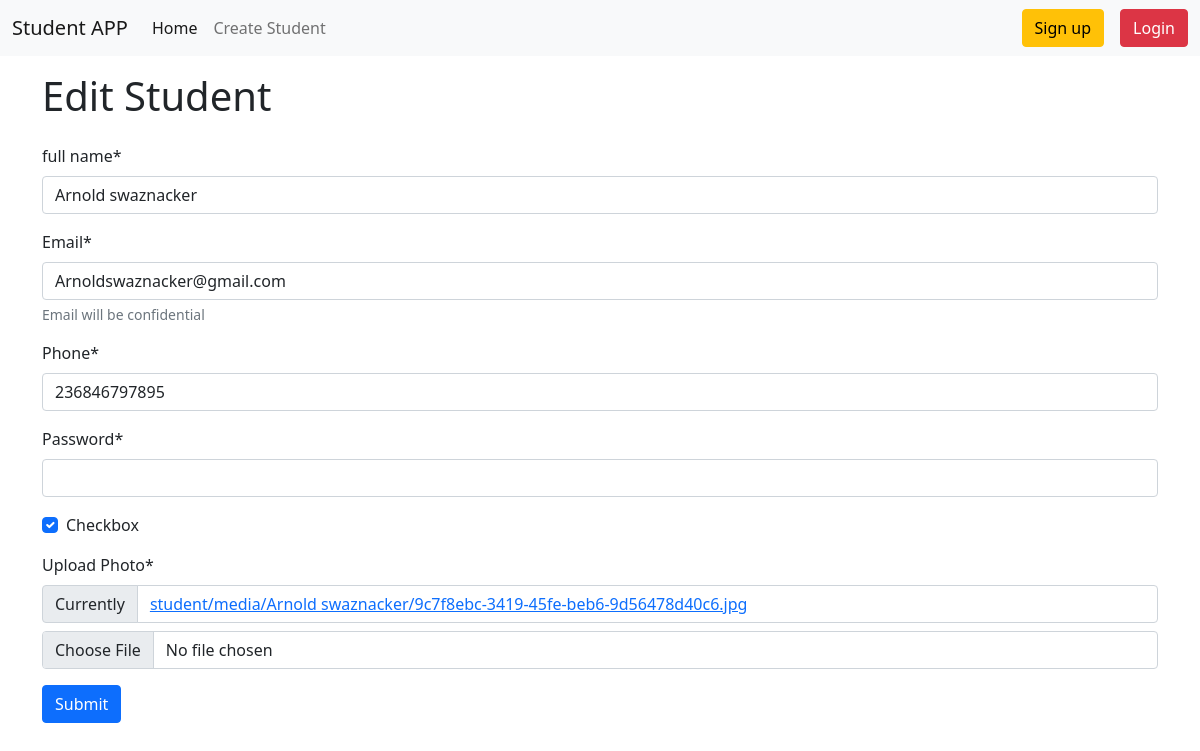
The page /edit/11/ on the database its author committed.
### student/models.py (models this page shows, shortened)
class Student(models.Model):
    name = models.CharField(max_length=200)
    email = models.EmailField()
    phone = models.CharField(max_length=50)
    password = models.CharField(max_length=50)
    checkbox = models.BooleanField()
    photo = models.ImageField(upload_to=student_directory_name,default=None, null=True)

### student/views.py (the view)
# urls.py: path('edit/<int:id>/',views.update_student, name = 'update_student'),
def update_student(request, id):
    student = models.Student.objects.get(id=id)
    form = forms.StudentForm(instance = student) #showing previous data on form
    if request.method == 'POST':
        form = forms.StudentForm(request.POST, request.FILES, instance=student)#capturing the post request
        if form.is_valid():
            form.save()
            messages.add_message(request, messages.SUCCESS, 'Student Profile Updated successfully.')
            return redirect('home')
    return render(request, 'student/create_student.html', {'form': form, 'edit': True})

### student/forms.py
class StudentForm(forms.ModelForm):
    password = forms.CharField(widget=forms.PasswordInput())
    class Meta:
        model = models.Student
        fields = '__all__'
        labels = {
            'name' : "full name",
            'photo' :"Upload Photo",
        }
        help_texts = {
            'email' : "Email will be confidential",
        }

### student/templates/student/create_student.html (shortened to what this page needs)
{% extends "base.html" %}
{%load crispy_forms_tags %}
{% block content %}
{% if edit %}
    <H1 class="py-3 container">
      Edit Student
    </h1>
    {% else %}
    <H1 class="py-3 container">
      Create New Student
    </h1>
    {% endif %}
    <form class="container" method="post" enctype="multipart/form-data" novalidate>
    {{ form | crispy }}
    <button type="submit" class="btn btn-primary" > Submit </button>
    </form>
{% endblock %}

### rows shown on the page
Student: name "Arnold swaznacker", email "Arnoldswaznacker@gmail.com", phone "236846797895", checkbox "☑"
